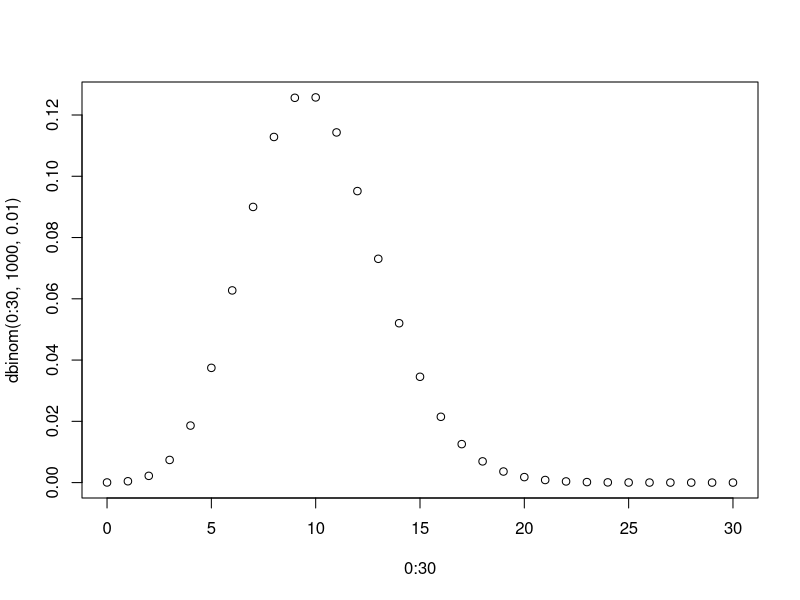
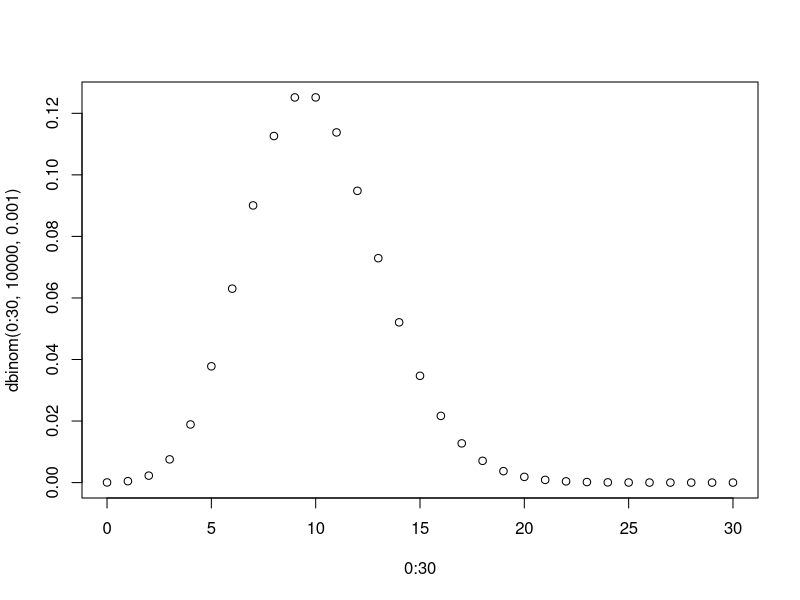
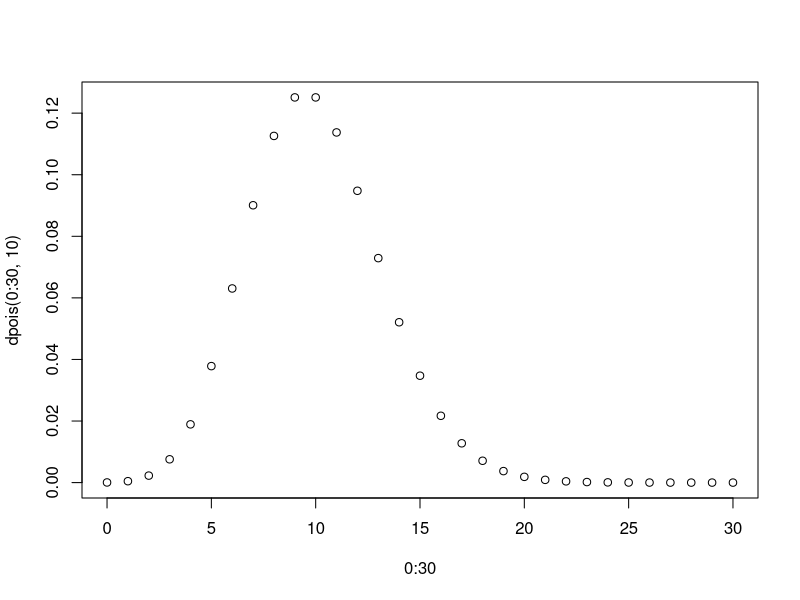
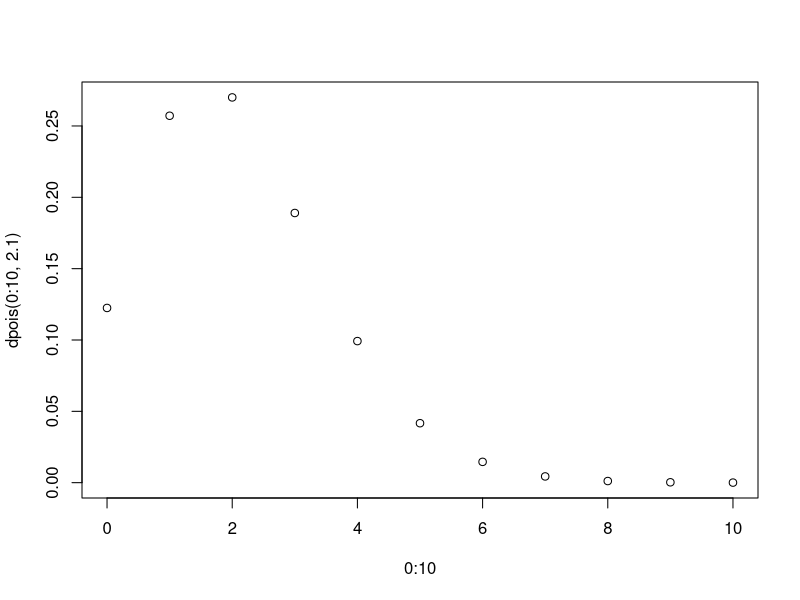
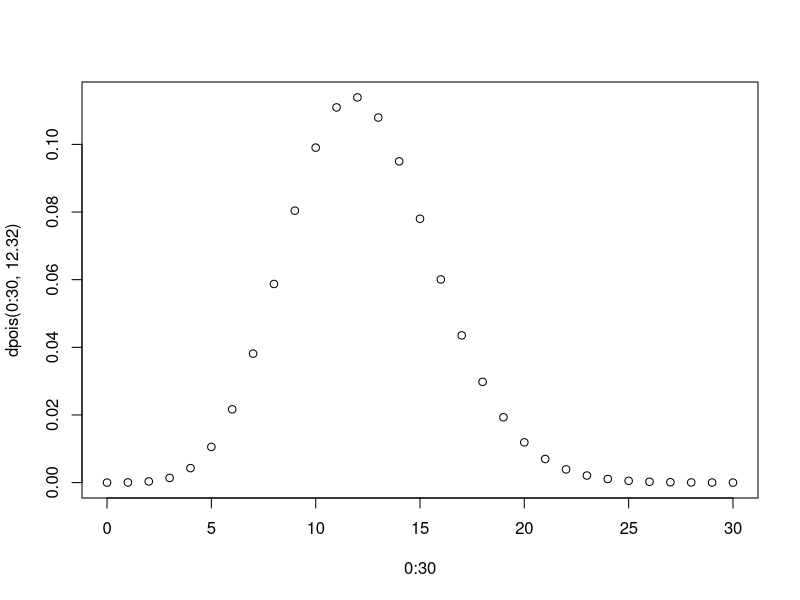
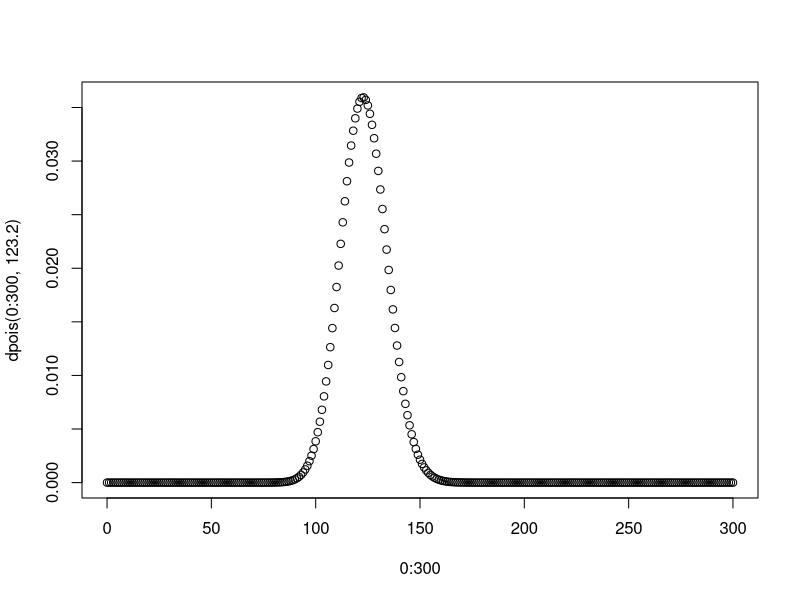

Recreate these plots in R, in order.
## ---- chunk 1
plot( 0:30, dbinom( 0:30, 1000, 0.01 ) )
## ---- chunk 2
plot( 0:30, dbinom( 0:30, 10000, 0.001 ) )
## ---- chunk 3
plot( 0:30, dpois( 0:30, 10 ) )
## ---- chunk 4
plot( 0:10, dpois( 0:10, 2.1 ) )
## ---- chunk 5
sum( dpois( 0:40, 50 ) )
## ---- chunk 6
ppois( 40, 50 )
## ---- chunk 7
plot( 0:30, dpois( 0:30, 12.32 ) )
## ---- chunk 8
plot( 0:300, dpois( 0:300, 123.2 ) )
## ---- chunk 9
set.seed(1234)
## ---- chunk 10
rpois( 30, 12.32 ) * 100
## ---- chunk 11
rpois( 30, 123.2 ) * 10
## ---- chunk 12
rpois( 30, 1232 ) * 1
## ---- chunk 13
30 + c( -2, 2 ) * sqrt(30)
## ---- chunk 14
40 + c( -2, 2 ) * sqrt(40)
## ---- chunk 15
100 + c( -2, 2 ) * sqrt(100)
150 + c( -2, 2 ) * sqrt(150)
